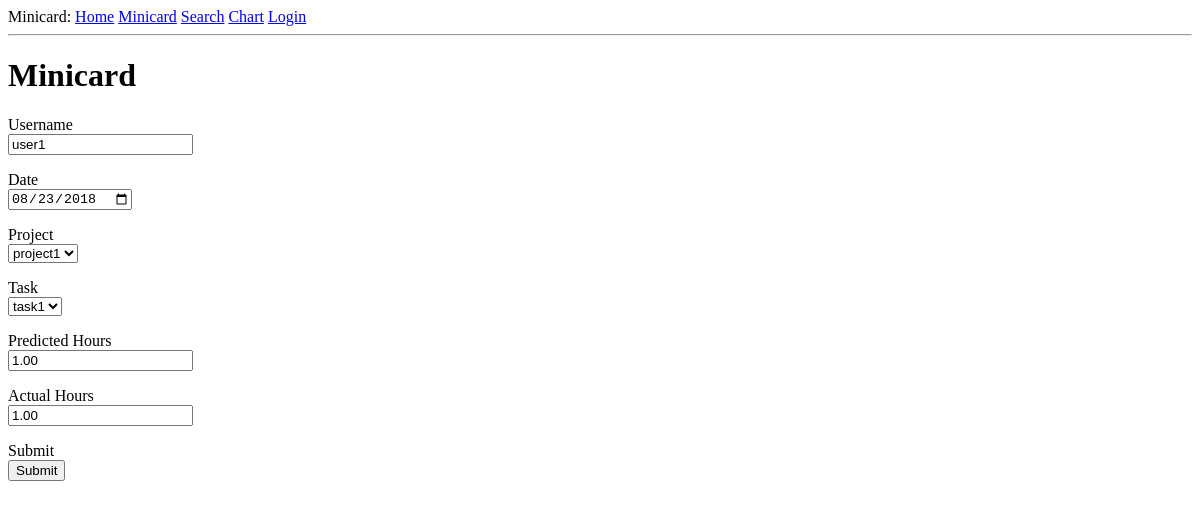
/item/1, run on an earlier commit of the app's database.
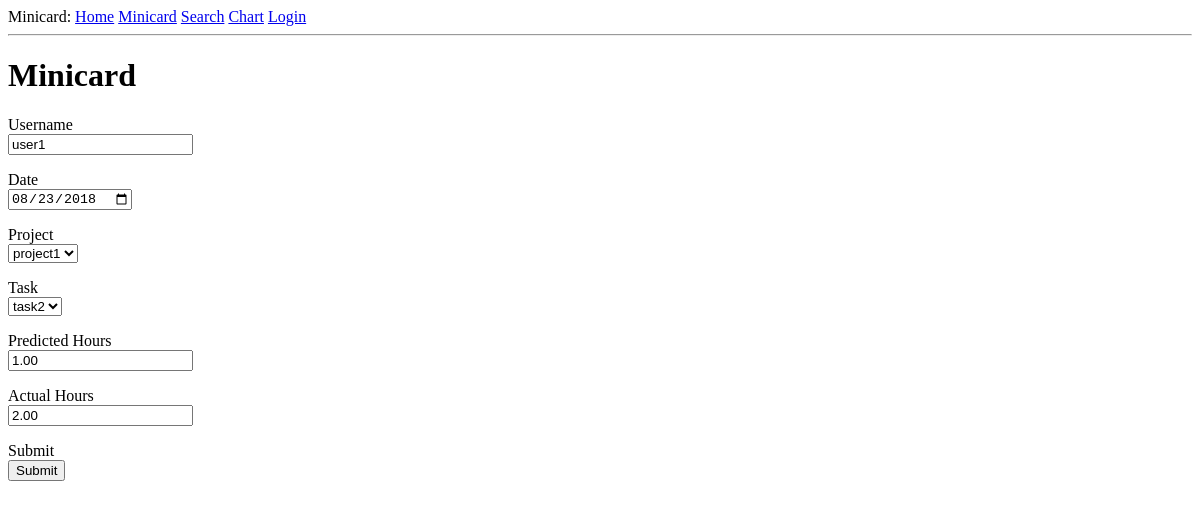
And on a later commit of the database.
### app/models.py (models this page shows, shortened)
class Minicard(db.Model):
    id = db.Column(db.Integer, primary_key=True)
    timestamp = db.Column(db.DateTime, default=datetime.utcnow)
    username = db.Column(db.String(64))
    date = db.Column(db.Date)
    project = db.Column(db.String(64))
    task = db.Column(db.String(64))
    predicted_hrs = db.Column(db.Numeric)
    actual_hrs = db.Column(db.Numeric)

class Project(db.Model):
    project = db.Column(db.String, primary_key=True)

### app/routes.py (the view)
@app.route('/item/<int:id>', methods =  ['GET', 'POST'])
def edit(id):
    qry = db.session.query(Minicard).filter(Minicard.id == id)
    result = qry.first()
    if result:
        form = MiniForm(formdata=request.form, obj = result)
        if request.method == 'POST':
            save_changes(result, form)
            flash('Minicard updated sucessfully')
            return redirect(url_for('search'))
        return render_template('minicard.html', form=form)
    else:
        return 'Error loading #{id}'.format(id=id)

### app/forms.py
class MiniForm(FlaskForm):
     username = StringField('Username', validators=[DataRequired()])
     date = DateField('Date', default = date.today)
     project = QuerySelectField(query_factory = proj_list, get_label='project')
     task = SelectField('Task', choices=[('task1', 'task1'), ('task2', 'task2'), ('task3', 'task3')])
     predicted_hrs = DecimalField('Predicted Hours')
     actual_hrs = DecimalField('Actual Hours')
     submit = SubmitField('Submit')

### app/forms.py (called while the page is built)
def proj_list():
    return Project.query

### app/templates/minicard.html (shortened to what this page needs)
{% extends "base.html" %}
{% block content %}
    <h1>Minicard</h1>
    <form action="" method="post" novalidate>
        {% for field in form if field.widget.input_type != 'hidden' %}
        <p>
          {{ field.label }}<br>
          {{ field }}
        </p>
        {% endfor %}
    </form>
{% endblock %}

### app/templates/base.html (shortened to what this page needs)
<html>
    <head>
    </head>
    <body>
    <div>
        Minicard:
        <a href="{{ url_for('index') }}">Home</a>
        <a href="{{ url_for('minicard') }}">Minicard</a>
        <a href="{{ url_for('search') }}">Search</a>
        <a href="{{ url_for('chart') }}">Chart</a>
        {% if current_user.is_anonymous %}
        <a href="{{ url_for('login') }}">Login</a>
        {% else %}
        <a href="{{ url_for('logout') }}">Logout</a>
        {% endif %}
    </div>
       <hr>
       {% block content %}{% endblock %}
    </body>
</html>

What changed in the data, as far as the page shows it:
changed Minicard "user1": task "task1" → "task2"; actual_hrs "1.00" → "2.00"
